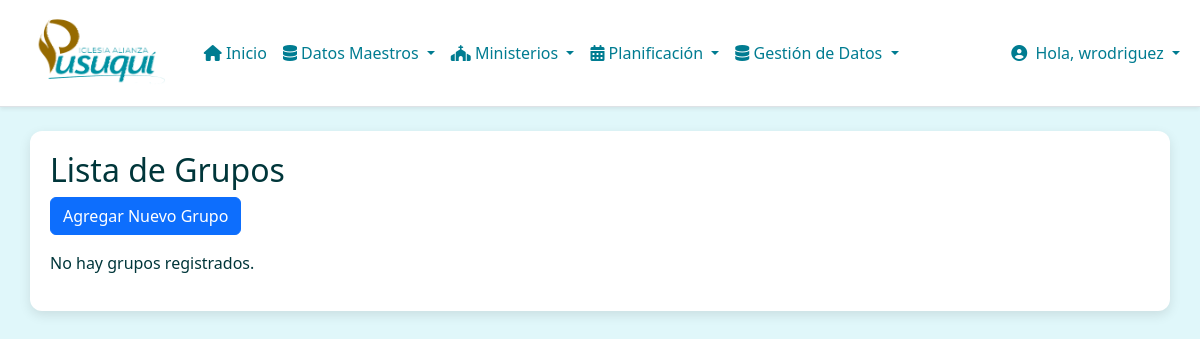
The page /anfitriones/groups/ (signed in) on the database as committed earlier.
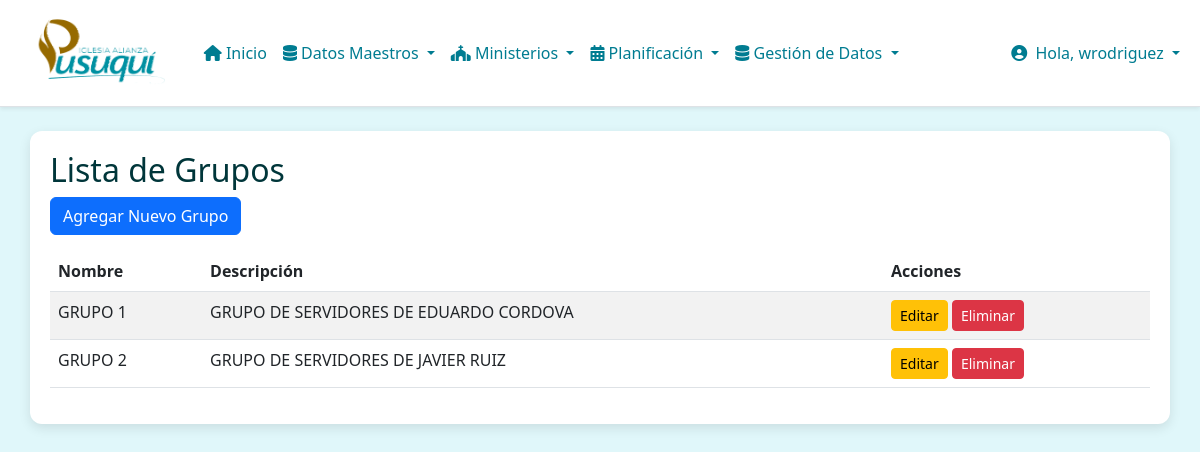
The same page on the database as committed later.
### anfitriones/models.py (models this page shows, shortened)
class Group(models.Model):
    name = models.CharField(max_length=16, unique=True)
    description = models.CharField(max_length=64)

### anfitriones/views.py (the view)
# urls.py: path('groups/', views.GroupListView.as_view(), name='group_list'),
class GroupListView(LoginRequiredMixin,ListView):
    model = Group
    template_name = 'anfitriones/group_list.html'
    context_object_name = 'groups'

### iap/context_processors.py (called while the page is built, shortened)
def user_app_permissions(request):
    user = request.user
    if not user.is_authenticated:
        return {}
    app_perms = {
        'can_access_cunakids': False,
        'can_access_academia': False,
        'can_access_alabanza': False,
        'can_access_anfitriones': False,
        'can_access_discipulado': False,
        'can_access_encuentros': False,
        'can_access_jap': False,
        'can_access_multimedia': False,
        'can_access_pusukids': False,
    }
    if user.is_superuser:
        for key in app_perms:
            app_perms[key] = True
    return {'app_perms': app_perms}

### anfitriones/templates/anfitriones/group_list.html (shortened to what this page needs)
{% extends "base.html" %}
{% block body %}
<h2>Lista de Grupos</h2>
<a href="{% url 'anfitriones:group_create' %}" class="btn btn-primary mb-3">Agregar Nuevo Grupo</a>
{% if groups %}
    <table class="table table-striped">
        <thead>
            <tr>
                <th>Nombre</th>
                <th>Descripción</th>
                <th>Acciones</th>
            </tr>
        </thead>
        <tbody>
            {% for group in groups %}
            <tr>
                <td>{{ group.name }}</td>
                <td>{{ group.description }}</td>
                <td>
                    <a href="{% url 'anfitriones:group_update' group.pk %}" class="btn btn-sm btn-warning">Editar</a>
                    <a href="{% url 'anfitriones:group_delete' group.pk %}" class="btn btn-sm btn-danger">Eliminar</a>
                </td>
            </tr>
            {% endfor %}
        </tbody>
    </table>
{% else %}
    <p>No hay grupos registrados.</p>
{% endif %}
{% endblock %}

Rows that differ between the two databases and show on the page:
added Group: name "GRUPO 1", description "GRUPO DE SERVIDORES DE EDUARDO CORDOVA"
added Group: name "GRUPO 2", description "GRUPO DE SERVIDORES DE JAVIER RUIZ"
Other text that changed with them:
text no longer shown: "No hay grupos registrados."
text now shown: "Nombre Descripción Acciones"
